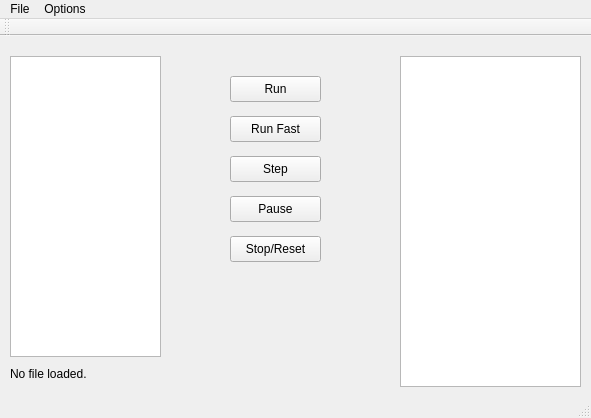
<?xml version="1.0" encoding="UTF-8"?>
<ui version="4.0">
 <class>a3k</class>
 <widget class="QMainWindow" name="a3k">
  <property name="geometry">
   <rect>
    <x>0</x>
    <y>0</y>
    <width>591</width>
    <height>418</height>
   </rect>
  </property>
  <property name="windowTitle">
   <string>a3k</string>
  </property>
  <widget class="QWidget" name="centralWidget">
   <widget class="QListWidget" name="memList">
    <property name="geometry">
     <rect>
      <x>400</x>
      <y>20</y>
      <width>181</width>
      <height>331</height>
     </rect>
    </property>
    <property name="font">
     <font>
      <family>DejaVu Sans Mono</family>
     </font>
    </property>
   </widget>
   <widget class="QListWidget" name="regList">
    <property name="geometry">
     <rect>
      <x>10</x>
      <y>20</y>
      <width>151</width>
      <height>301</height>
     </rect>
    </property>
    <property name="font">
     <font>
      <family>DejaVu Sans Mono</family>
     </font>
    </property>
   </widget>
   <widget class="QLabel" name="statusLabel">
    <property name="geometry">
     <rect>
      <x>10</x>
      <y>330</y>
      <width>191</width>
      <height>16</height>
     </rect>
    </property>
    <property name="text">
     <string>No file loaded.</string>
    </property>
   </widget>
   <widget class="QPushButton" name="runButton">
    <property name="geometry">
     <rect>
      <x>230</x>
      <y>40</y>
      <width>91</width>
      <height>26</height>
     </rect>
    </property>
    <property name="text">
     <string>Run</string>
    </property>
   </widget>
   <widget class="QPushButton" name="runFastButton">
    <property name="geometry">
     <rect>
      <x>230</x>
      <y>80</y>
      <width>91</width>
      <height>26</height>
     </rect>
    </property>
    <property name="text">
     <string>Run Fast</string>
    </property>
   </widget>
   <widget class="QPushButton" name="stepButton">
    <property name="geometry">
     <rect>
      <x>230</x>
      <y>120</y>
      <width>91</width>
      <height>26</height>
     </rect>
    </property>
    <property name="text">
     <string>Step</string>
    </property>
   </widget>
   <widget class="QPushButton" name="pauseButton">
    <property name="geometry">
     <rect>
      <x>230</x>
      <y>160</y>
      <width>91</width>
      <height>26</height>
     </rect>
    </property>
    <property name="text">
     <string>Pause</string>
    </property>
   </widget>
   <widget class="QPushButton" name="stopButton">
    <property name="geometry">
     <rect>
      <x>230</x>
      <y>200</y>
      <width>91</width>
      <height>26</height>
     </rect>
    </property>
    <property name="text">
     <string>Stop/Reset</string>
    </property>
   </widget>
  </widget>
  <widget class="QMenuBar" name="menuBar">
   <property name="geometry">
    <rect>
     <x>0</x>
     <y>0</y>
     <width>591</width>
     <height>21</height>
    </rect>
   </property>
   <widget class="QMenu" name="menuFile">
    <property name="title">
     <string>File</string>
    </property>
    <addaction name="actionLoad_File"/>
    <addaction name="actionExit"/>
   </widget>
   <widget class="QMenu" name="menuOptions">
    <property name="title">
     <string>Options</string>
    </property>
    <addaction name="actionJump_To_Address"/>
    <addaction name="actionSet_Speed"/>
    <addaction name="actionShow_Console"/>
   </widget>
   <addaction name="menuFile"/>
   <addaction name="menuOptions"/>
  </widget>
  <widget class="QToolBar" name="mainToolBar">
   <attribute name="toolBarArea">
    <enum>TopToolBarArea</enum>
   </attribute>
   <attribute name="toolBarBreak">
    <bool>false</bool>
   </attribute>
  </widget>
  <widget class="QStatusBar" name="statusBar"/>
  <action name="actionLoad_File">
   <property name="text">
    <string>Load File</string>
   </property>
  </action>
  <action name="actionJump_to_Address">
   <property name="text">
    <string>Jump to Address</string>
   </property>
  </action>
  <action name="actionJump_To_Address">
   <property name="text">
    <string>Jump To Address</string>
   </property>
  </action>
  <action name="actionShow_Console">
   <property name="text">
    <string>Show Console</string>
   </property>
  </action>
  <action name="actionExit">
   <property name="text">
    <string>Exit</string>
   </property>
  </action>
  <action name="actionSet_Speed">
   <property name="text">
    <string>Set Execute Period</string>
   </property>
  </action>
 </widget>
 <layoutdefault spacing="6" margin="11"/>
 <resources/>
 <connections/>
</ui>
